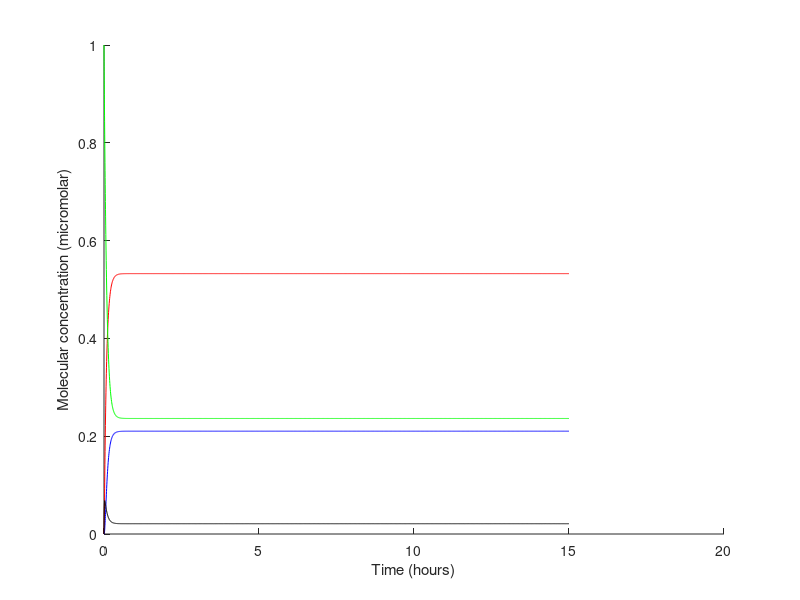

MATLAB code for this plot:
%Project Phosphorylation-Dephosphorylation
kona = 10;
koni = 10;
koffa = 10;
koffi = 10;
kcati = 10;
kcata = 100;
%initial condition: i = k = p = 1, a = 0
% f = d[A]/dt, g = d[AP]/dt, h = d[I]/dt, j = d[IK]/dt
% a = [A], b = [AP], c = [I], d = [IK]
% p = [Ptot] = 1, k = [Ktot] = 1
ptot = 1;
ktot = 1;
f =@(a,b,c,d) -kona*(ptot-b)*a + koffa*b + kcata*d;
g =@(a,b,c,d) kona*(ptot-b)*a - koffa*b - kcati*b;
h =@(a,b,c,d) -koni*(ktot-d)*c + koffi*d + kcati*b;
j =@(a,b,c,d) koni*(ktot-d)*c - koffi*d - kcata*d;

dxdt = @(t,x)[f(x(1),x(2),x(3),x(4));
              g(x(1),x(2),x(3),x(4));
              h(x(1),x(2),x(3),x(4));
              j(x(1),x(2),x(3),x(4))];

[T, X] = ode45(dxdt, [0,15], [0.0,0.0,1.0,0.0] ); 

figure; hold on;
plot(T,X(:,1),'-r'); % red for d[A]/dt
plot(T,X(:,2),'-b'); % blue for d[AP]/dt
plot(T,X(:,3),'-g'); % green for d[I]/dt
plot(T,X(:,4),'-k'); % black for d[IK]/dt
ylabel('Molecular concentration (micromolar)')
xlabel('Time (hours)')
%-----------------------part e


